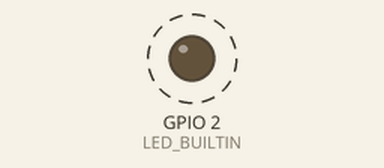
Bench run of a sketch on a simulated ESP32. On the bench: output pins drawn as LEDs (lit = HIGH). Dashed ring = blinking.

Above: at 0.5 s.
Timing chart, 0 to 4.6 s (numbered marks = the images above):
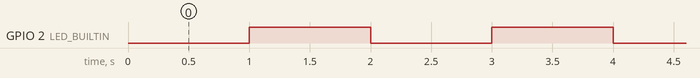

The sketch:

esp32-onboard-led.ino
```cpp
#include <Arduino.h>

constexpr unsigned long INTERVAL_MS = 1000;

void setLed(bool on) {
  if (on) {
    digitalWrite(LED_BUILTIN, HIGH);
  } else {
    digitalWrite(LED_BUILTIN, LOW);
  }
}

void setup() {
  pinMode(LED_BUILTIN, OUTPUT);
  setLed(false);
}

void loop() {
  static unsigned long previousTime = 0;
  static bool ledOn = false;

  const unsigned long msSinceStart = millis();

  if (msSinceStart - previousTime >= INTERVAL_MS) {
    previousTime = msSinceStart;
    ledOn = !ledOn;
    setLed(ledOn);
  }
}
```

Measured:
- by itself, GPIO 2 (LED_BUILTIN): alternates HIGH for 1.0 s and LOW for 1.0 s
